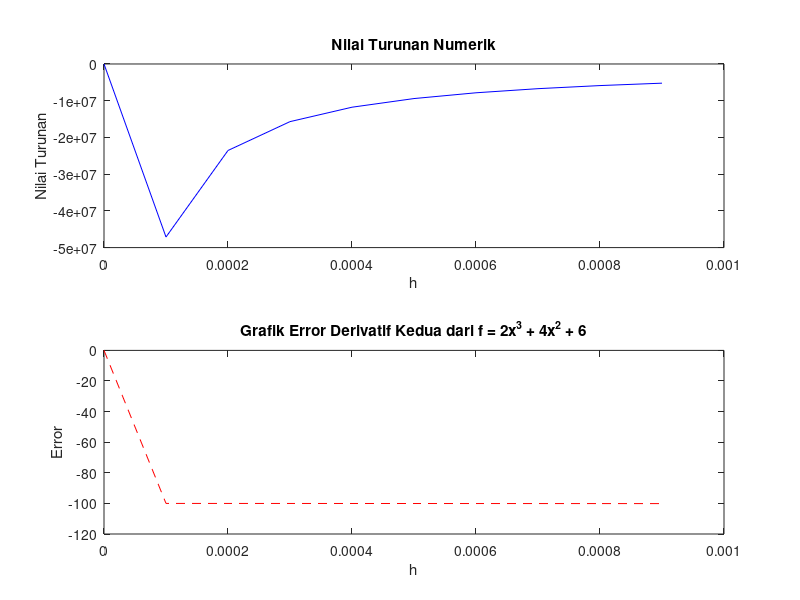

Recreate this plot in MATLAB.
clc; clear;
function f = fx(x)
    f = 10 * x^5 + 18 * x^4 + 28*x^3 + 7*x^2 + 6;
end

h(1) = 0;
x0 = 3;
eksak = 6792;
nilai_h = 0.0001;
for i = 2:10
    h(i) = h(i-1) + nilai_h;
    diff = (fx(x0)) - (fx(x0 - h(i))) / (h(i));
    error(i) = abs(diff - eksak) * 100 / diff;
    hasil_turunan(i) = diff;
    display(['nilai turunan dengan h = ', num2str(h(i)), ' adalah ', num2str(hasil_turunan(i))])
    %display(['nilai error dengan h = ', num2str(h(i)), ' adalah ', num2str(error(i))])
end

subplot(2,1,1); %plot nilai turunan dari iterasi nilai h
plot(h, hasil_turunan, 'b-');
title('Nilai Turunan Numerik');
xlabel('h');
ylabel('Nilai Turunan');

subplot(2,1,2); %plot nilai error dari iterasi nilai h
plot(h, error, 'r--');
title('Grafik Error Derivatif Kedua dari f = 2x^3 + 4x^2 + 6');
xlabel('h');
ylabel('Error');

